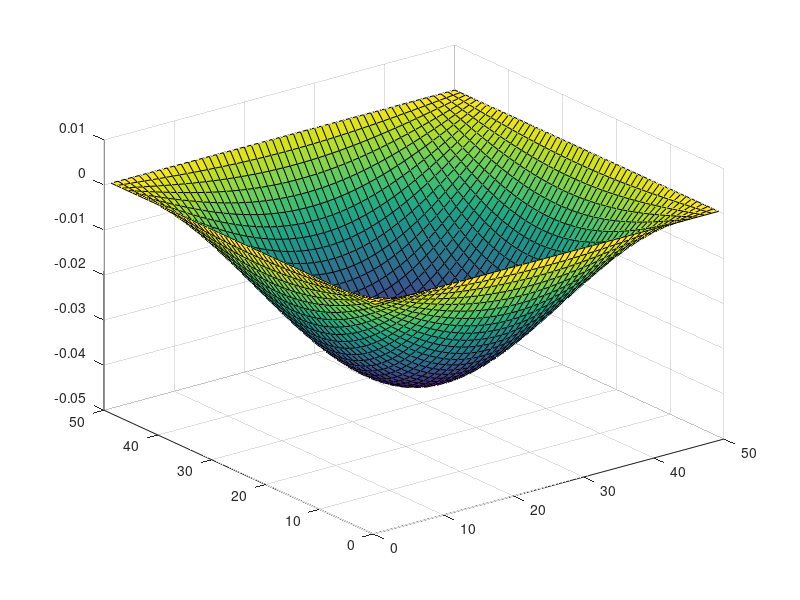
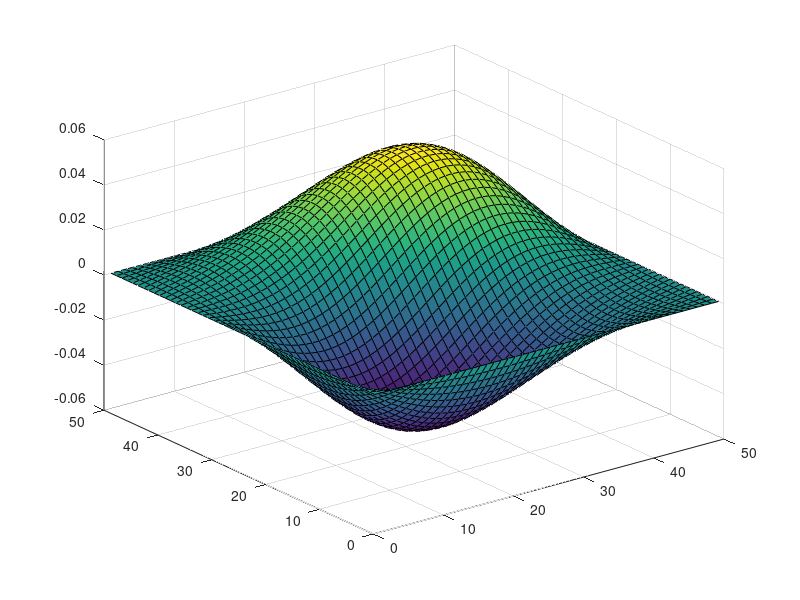
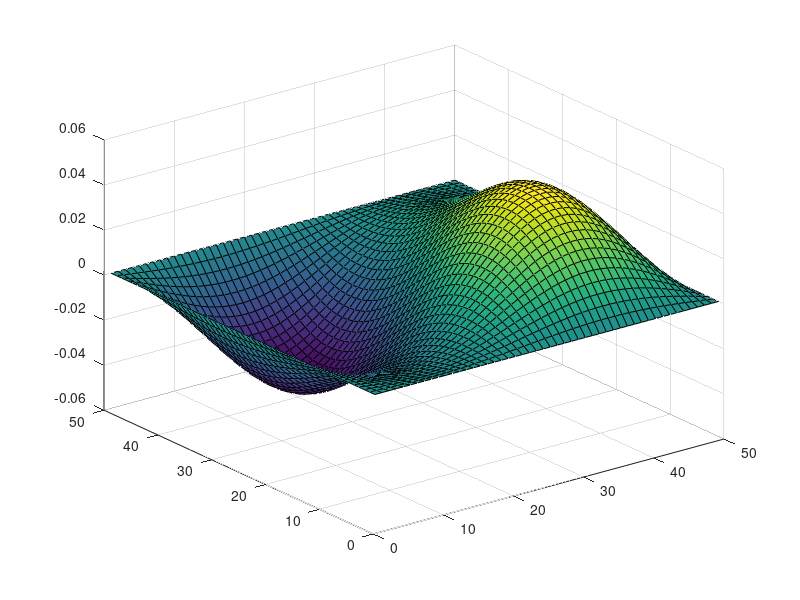
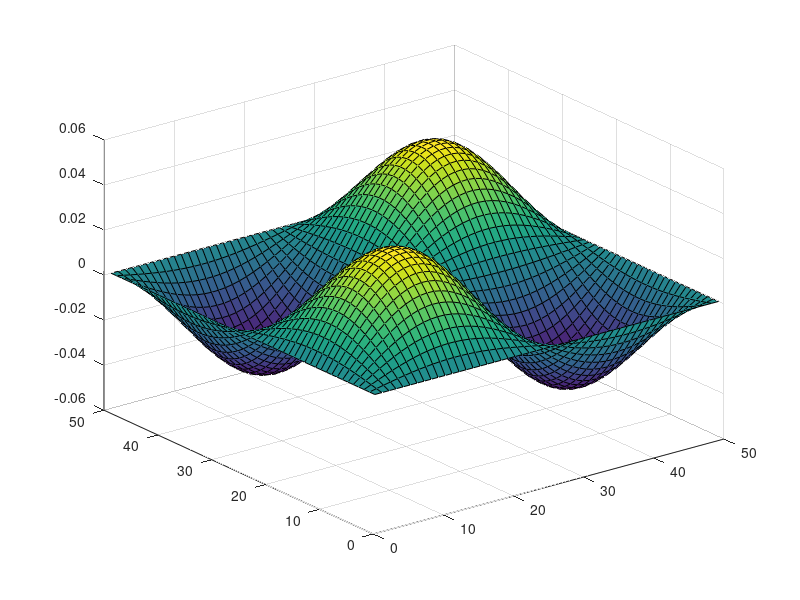

Reproduce these figures in MATLAB, in order.
nx = 50;
ny = 50;

G = sparse(nx*ny, nx*ny);
Delta = 1;

for j = 1:ny
    
   for i = 1:nx
      
       n = j + (i - 1)*ny;
       nxm = j + (i - 2)*ny;
       nxp = j + i*ny;
       nym = (j - 1) + (i - 1)*ny;
       nyp = (j + 1) + (i - 1)*ny;
       
       if i == 1 || i == nx || j == 1 || j == 1 || j == ny
          
           G(n,:) = 0;
           G(n,n) = 1;
           
       else
           
           G(n,n) = -4/Delta;
           G(n,nym) = 1/Delta;
           G(n,nyp) = 1/Delta;
           G(n, nxp) = 1/Delta;
           G(n, nxm) = 1/Delta;
           
       end
       
   end
    
end

[E, D] = eigs(G, 9, 'SM');

for n = 1:9
   
    currentE = E(:,n);
    currentE = reshape(currentE, [ny nx]);
    figure;
    surf(currentE);
    
end
